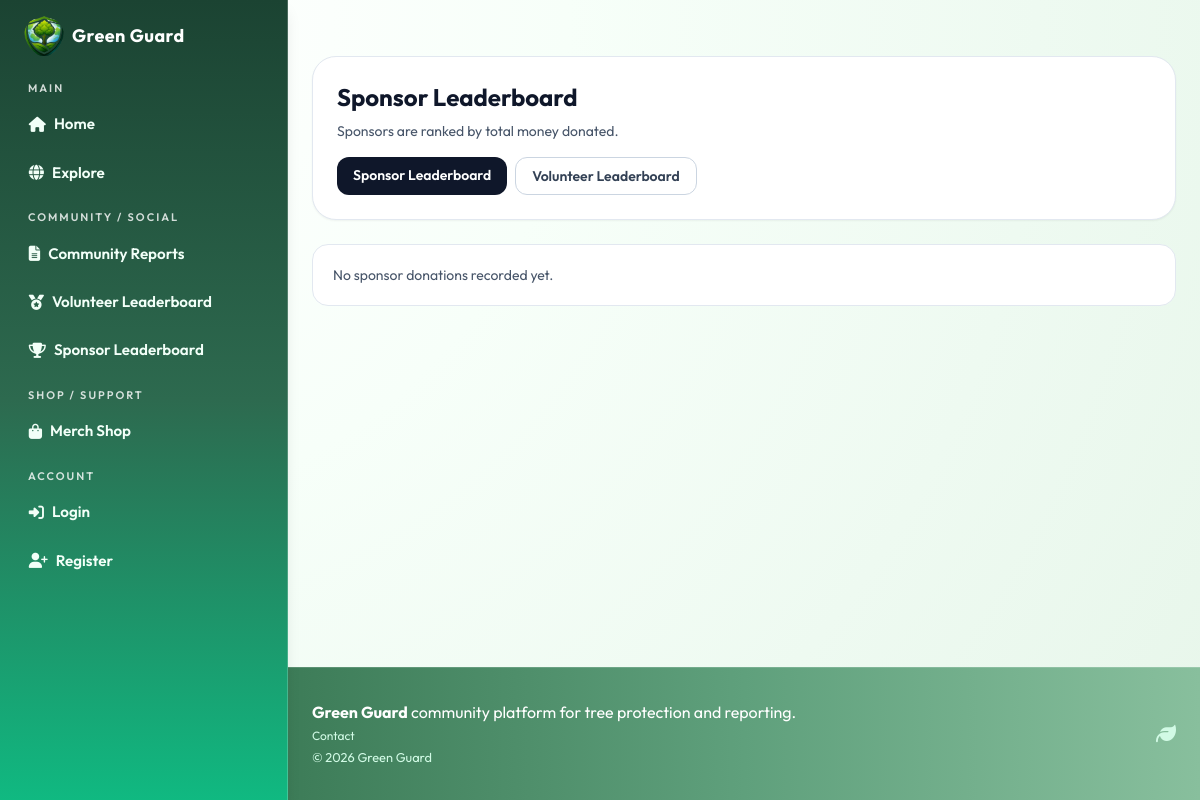
The page /leaderboard on the database as committed earlier.
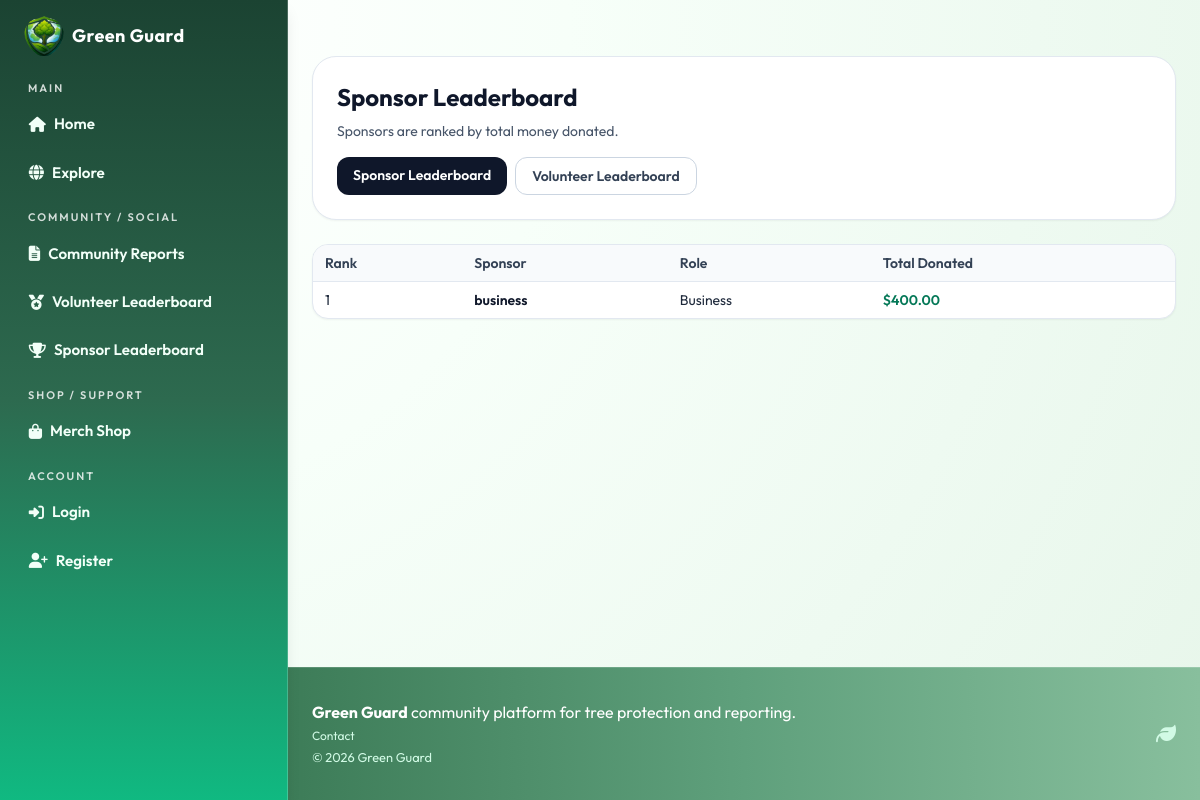
The same page on the database as committed later.
### models.py (models this page shows)
class User(UserMixin, db.Model):
    id = db.Column(db.Integer, primary_key=True)
    username = db.Column(db.String(80), unique=True, nullable=False)
    email = db.Column(db.String(120), unique=True, nullable=False)
    password_hash = db.Column(db.String(255), nullable=False)
    role = db.Column(db.String(30), default="individual", nullable=False)
    is_admin = db.Column(db.Boolean, default=False, nullable=False)
    created_at = db.Column(
        db.DateTime, default=datetime.utcnow, nullable=False)
    tree_records = db.relationship(
        "TreeRecord", backref="user", lazy=True, cascade="all, delete-orphan"
    )
    cutting_reports = db.relationship(
        "CuttingReport", backref="user", lazy=True, cascade="all, delete-orphan"
    )
    volunteer_signups = db.relationship(
        "VolunteerCampaignSignup", backref="user", lazy=True, cascade="all, delete-orphan"
    )
    support_donations = db.relationship(
        "SupportDonation", backref="user", lazy=True, cascade="all, delete-orphan"
    )
    created_campaigns = db.relationship(
        "Campaign", backref="creator", lazy=True, foreign_keys="Campaign.creator_user_id"
    )
    merch_purchases = db.relationship(
        "MerchPurchase", backref="user", lazy=True, cascade="all, delete-orphan"
    )

### routes/main.py (the view)
@main_bp.route("/leaderboard")
def leaderboard():
    sponsors = User.query.filter(
        User.is_admin.is_(False),
        User.role.in_(["business", "individual"]),
    ).all()
    rows = []
    for user in sponsors:
        donations = SupportDonation.query.filter_by(user_id=user.id).all()
        total_amount = sum(float(donation.amount) for donation in donations)
        rows.append(
            {
                "user": user,
                "total_amount": total_amount,
            }
        )
    rows.sort(
        key=lambda item: (
            item["total_amount"],
            item["user"].username.lower(),
        ),
        reverse=True,
    )
    for index, item in enumerate(rows, start=1):
        item["rank"] = index
    return render_template(
        "leaderboard.html",
        leaderboard=rows,
        leaderboard_group="Sponsor Leaderboard",
    )

### templates/leaderboard.html (shortened to what this page needs)
{% extends 'base.html' %}
{% block content %}
  <section class="mx-auto mt-8 w-full max-w-6xl px-4 sm:px-6">
    <div class="rounded-3xl border border-slate-200 bg-white p-6 shadow-sm">
      <h1 class="text-2xl font-bold text-slate-900">{{ leaderboard_group or 'Sponsor Leaderboard' }}</h1>
      <p class="mt-2 text-sm text-slate-600">Sponsors are ranked by total money donated.</p>
      <div class="mt-4 flex flex-wrap gap-2">
        <a href="{{ url_for('main.leaderboard') }}" class="rounded-xl bg-slate-900 px-4 py-2 text-sm font-semibold text-white hover:bg-slate-700">Sponsor Leaderboard</a>
        <a href="{{ url_for('main.volunteer_leaderboard') }}" class="rounded-xl border border-slate-300 px-4 py-2 text-sm font-semibold text-slate-700 hover:bg-slate-100">Volunteer Leaderboard</a>
      </div>
    </div>
    {% if leaderboard %}
      <div class="mt-6 overflow-x-auto rounded-2xl border border-slate-200 bg-white shadow-sm">
        <table class="min-w-full divide-y divide-slate-200 text-sm">
          <thead class="bg-slate-50">
            <tr>
              <th class="px-3 py-2 text-left font-semibold text-slate-700">Rank</th>
              <th class="px-3 py-2 text-left font-semibold text-slate-700">Sponsor</th>
              <th class="px-3 py-2 text-left font-semibold text-slate-700">Role</th>
              <th class="px-3 py-2 text-left font-semibold text-slate-700">Total Donated</th>
            </tr>
          </thead>
          <tbody class="divide-y divide-slate-100">
            {% for entry in leaderboard %}
              <tr>
                <td class="px-3 py-2">{{ entry.rank }}</td>
                <td class="px-3 py-2 font-semibold text-slate-900">{{ entry.user.username }}</td>
                <td class="px-3 py-2">{{ entry.user.role|replace('_', ' ')|title }}</td>
                <td class="px-3 py-2 font-semibold text-emerald-700">${{ '%.2f'|format(entry.total_amount) }}</td>
              </tr>
            {% endfor %}
          </tbody>
        </table>
      </div>
    {% else %}
      <div class="mt-6 rounded-2xl border border-slate-200 bg-white p-5 text-sm text-slate-600">No sponsor donations recorded yet.</div>
    {% endif %}
  </section>
{% endblock %}

Rows that differ between the two databases and show on the page:
added User: user.username "business", user.role "Business"
Other text that changed with them:
text no longer shown: "No sponsor donations recorded yet."
text now shown: "Rank Sponsor Role Total Donated"
new list line: "1 $ 400.00"
